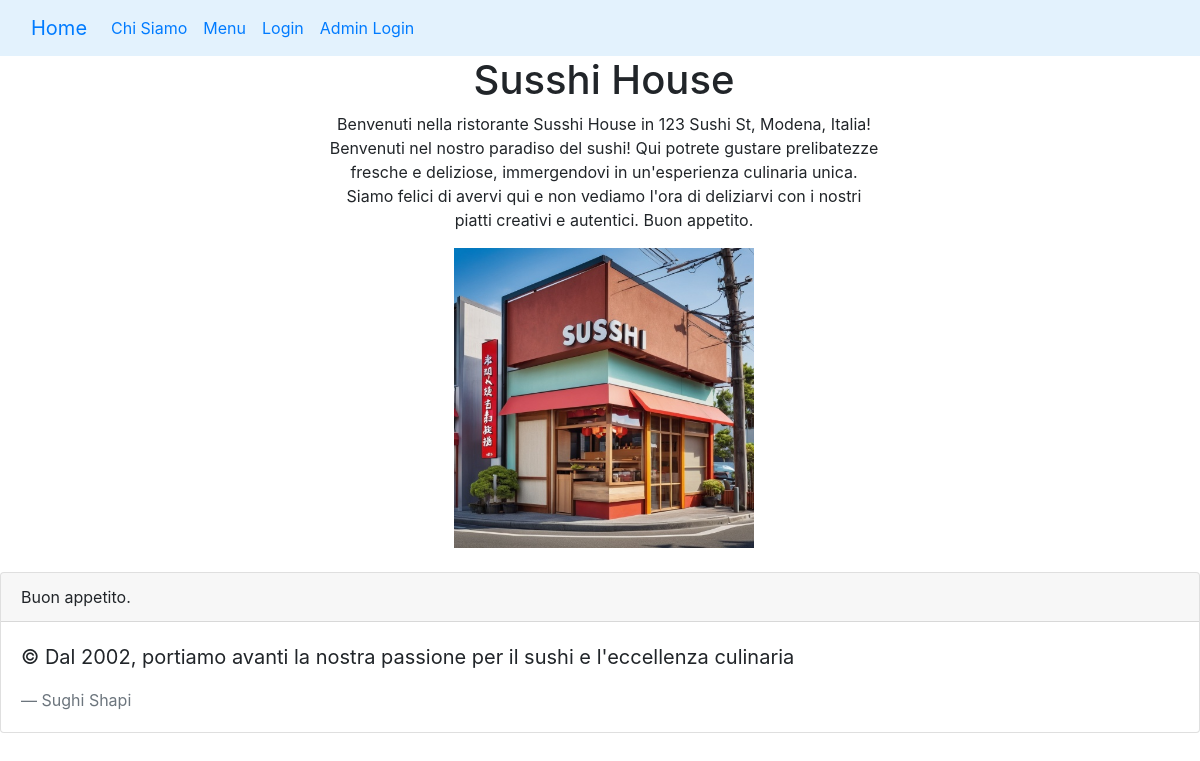
The page / on the database its author committed.
### restaurant/models.py (models this page shows)
class RestaurantInfo(models.Model):
    name = models.CharField(max_length=100)
    address = models.CharField(max_length=200)
    image = models.ImageField(upload_to='', blank=True, null=True)

### restaurant/views.py (the view)
# urls.py: re_path(r"^$|^/$|^home/$", homepage, name="homepage"),
def homepage(request):
    restaurant_info = RestaurantInfo.objects.first()
    if not restaurant_info: # Se non esiste un oggetto RestaurantInfo, creane uno di default
        restaurant_info = {
            'name': 'Susshi House',
            'address': '123 Sushi St, Modena, Italia',
            'image': '/sushi.jpg',}
    return render(request, 'restaurant/home.html', context={'restaurant_info': restaurant_info})

### restaurant/templates/restaurant/home.html (shortened to what this page needs)
{% extends "base.html" %}
{% block content %}
    <div class="container"  style="max-width: 580px;">
    <h1 class="text-center " >{{restaurant_info.name}}</h1>
    <section class="text-center " >
        <p>Benvenuti nella ristorante {{restaurant_info.name}} in {{restaurant_info.address}}! Benvenuti nel nostro paradiso del sushi! Qui potrete gustare prelibatezze fresche e deliziose, immergendovi in un'esperienza culinaria unica. Siamo felici di avervi qui e non vediamo l'ora di deliziarvi con i nostri piatti creativi e autentici. Buon appetito.</p>
        {% if restaurant_info.image %}
        <img src="{{ restaurant_info.image.url }}" alt="{{ restaurant_info.image.url }}" width="300" height="300">
        {% endif %}
    </section>
    </div>
{% endblock %}

### rows shown on the page
RestaurantInfo: name "Susshi House", address "123 Sushi St, Modena, Italia", image (picture)
